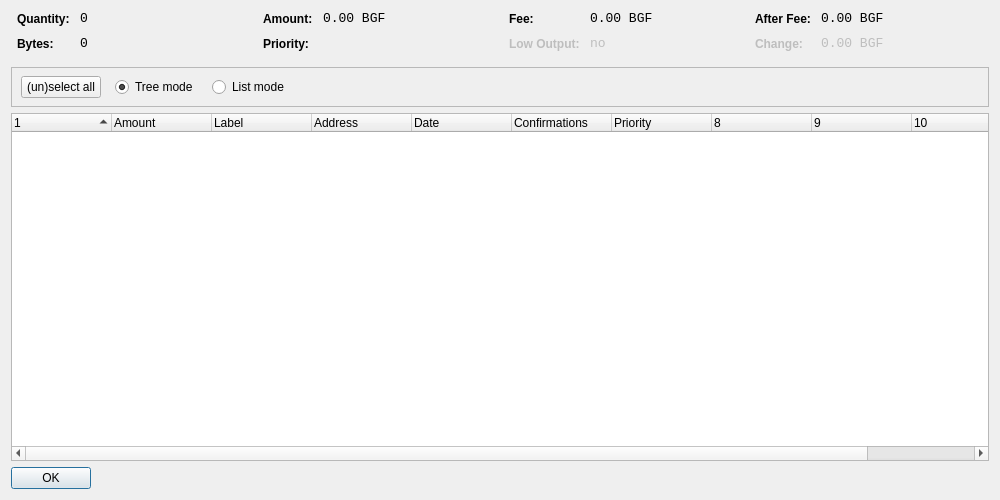
<?xml version="1.0" encoding="UTF-8"?>
<ui version="4.0">
 <class>CoinControlDialog</class>
 <widget class="QDialog" name="CoinControlDialog">
  <property name="geometry">
   <rect>
    <x>0</x>
    <y>0</y>
    <width>1000</width>
    <height>500</height>
   </rect>
  </property>
  <property name="windowTitle">
   <string>Coin Control</string>
  </property>
  <layout class="QVBoxLayout" name="verticalLayout">
   <item>
    <layout class="QHBoxLayout" name="horizontalLayoutTop" stretch="0,0,0,0">
     <property name="topMargin">
      <number>0</number>
     </property>
     <property name="bottomMargin">
      <number>10</number>
     </property>
     <item>
      <layout class="QFormLayout" name="formLayoutCoinControl1">
       <property name="horizontalSpacing">
        <number>10</number>
       </property>
       <property name="verticalSpacing">
        <number>10</number>
       </property>
       <property name="leftMargin">
        <number>6</number>
       </property>
       <property name="rightMargin">
        <number>6</number>
       </property>
       <item row="0" column="0">
        <widget class="QLabel" name="labelCoinControlQuantityText">
         <property name="styleSheet">
          <string notr="true">font-weight:bold;</string>
         </property>
         <property name="text">
          <string>Quantity:</string>
         </property>
        </widget>
       </item>
       <item row="0" column="1">
        <widget class="QLabel" name="labelCoinControlQuantity">
         <property name="font">
          <font>
           <family>Monospace</family>
           <pointsize>10</pointsize>
          </font>
         </property>
         <property name="cursor">
          <cursorShape>IBeamCursor</cursorShape>
         </property>
         <property name="contextMenuPolicy">
          <enum>Qt::ActionsContextMenu</enum>
         </property>
         <property name="text">
          <string notr="true">0</string>
         </property>
         <property name="textInteractionFlags">
          <set>Qt::LinksAccessibleByMouse|Qt::TextSelectableByKeyboard|Qt::TextSelectableByMouse</set>
         </property>
        </widget>
       </item>
       <item row="1" column="0">
        <widget class="QLabel" name="labelCoinControlBytesText">
         <property name="styleSheet">
          <string notr="true">font-weight:bold;</string>
         </property>
         <property name="text">
          <string>Bytes:</string>
         </property>
        </widget>
       </item>
       <item row="1" column="1">
        <widget class="QLabel" name="labelCoinControlBytes">
         <property name="font">
          <font>
           <family>Monospace</family>
           <pointsize>10</pointsize>
          </font>
         </property>
         <property name="cursor">
          <cursorShape>IBeamCursor</cursorShape>
         </property>
         <property name="contextMenuPolicy">
          <enum>Qt::ActionsContextMenu</enum>
         </property>
         <property name="text">
          <string notr="true">0</string>
         </property>
         <property name="textInteractionFlags">
          <set>Qt::LinksAccessibleByMouse|Qt::TextSelectableByKeyboard|Qt::TextSelectableByMouse</set>
         </property>
        </widget>
       </item>
      </layout>
     </item>
     <item>
      <layout class="QFormLayout" name="formLayoutCoinControl2">
       <property name="horizontalSpacing">
        <number>10</number>
       </property>
       <property name="verticalSpacing">
        <number>10</number>
       </property>
       <property name="leftMargin">
        <number>6</number>
       </property>
       <property name="rightMargin">
        <number>6</number>
       </property>
       <item row="0" column="0">
        <widget class="QLabel" name="labelCoinControlAmountText">
         <property name="styleSheet">
          <string notr="true">font-weight:bold;</string>
         </property>
         <property name="text">
          <string>Amount:</string>
         </property>
        </widget>
       </item>
       <item row="0" column="1">
        <widget class="QLabel" name="labelCoinControlAmount">
         <property name="font">
          <font>
           <family>Monospace</family>
           <pointsize>10</pointsize>
          </font>
         </property>
         <property name="cursor">
          <cursorShape>IBeamCursor</cursorShape>
         </property>
         <property name="contextMenuPolicy">
          <enum>Qt::ActionsContextMenu</enum>
         </property>
         <property name="text">
          <string notr="true">0.00 BGF</string>
         </property>
         <property name="textInteractionFlags">
          <set>Qt::LinksAccessibleByMouse|Qt::TextSelectableByKeyboard|Qt::TextSelectableByMouse</set>
         </property>
        </widget>
       </item>
       <item row="1" column="0">
        <widget class="QLabel" name="labelCoinControlPriorityText">
         <property name="styleSheet">
          <string notr="true">font-weight:bold;</string>
         </property>
         <property name="text">
          <string>Priority:</string>
         </property>
        </widget>
       </item>
       <item row="1" column="1">
        <widget class="QLabel" name="labelCoinControlPriority">
         <property name="font">
          <font>
           <family>Monospace</family>
           <pointsize>10</pointsize>
          </font>
         </property>
         <property name="cursor">
          <cursorShape>IBeamCursor</cursorShape>
         </property>
         <property name="contextMenuPolicy">
          <enum>Qt::ActionsContextMenu</enum>
         </property>
         <property name="text">
          <string/>
         </property>
         <property name="textInteractionFlags">
          <set>Qt::LinksAccessibleByMouse|Qt::TextSelectableByKeyboard|Qt::TextSelectableByMouse</set>
         </property>
        </widget>
       </item>
      </layout>
     </item>
     <item>
      <layout class="QFormLayout" name="formLayoutCoinControl3">
       <property name="horizontalSpacing">
        <number>10</number>
       </property>
       <property name="verticalSpacing">
        <number>10</number>
       </property>
       <property name="leftMargin">
        <number>6</number>
       </property>
       <property name="rightMargin">
        <number>6</number>
       </property>
       <item row="0" column="0">
        <widget class="QLabel" name="labelCoinControlFeeText">
         <property name="styleSheet">
          <string notr="true">font-weight:bold;</string>
         </property>
         <property name="text">
          <string>Fee:</string>
         </property>
        </widget>
       </item>
       <item row="0" column="1">
        <widget class="QLabel" name="labelCoinControlFee">
         <property name="font">
          <font>
           <family>Monospace</family>
           <pointsize>10</pointsize>
          </font>
         </property>
         <property name="cursor">
          <cursorShape>IBeamCursor</cursorShape>
         </property>
         <property name="contextMenuPolicy">
          <enum>Qt::ActionsContextMenu</enum>
         </property>
         <property name="text">
          <string notr="true">0.00 BGF</string>
         </property>
         <property name="textInteractionFlags">
          <set>Qt::LinksAccessibleByMouse|Qt::TextSelectableByKeyboard|Qt::TextSelectableByMouse</set>
         </property>
        </widget>
       </item>
       <item row="1" column="0">
        <widget class="QLabel" name="labelCoinControlLowOutputText">
         <property name="enabled">
          <bool>false</bool>
         </property>
         <property name="styleSheet">
          <string notr="true">font-weight:bold;</string>
         </property>
         <property name="text">
          <string>Low Output:</string>
         </property>
        </widget>
       </item>
       <item row="1" column="1">
        <widget class="QLabel" name="labelCoinControlLowOutput">
         <property name="enabled">
          <bool>false</bool>
         </property>
         <property name="font">
          <font>
           <family>Monospace</family>
           <pointsize>10</pointsize>
          </font>
         </property>
         <property name="cursor">
          <cursorShape>IBeamCursor</cursorShape>
         </property>
         <property name="contextMenuPolicy">
          <enum>Qt::ActionsContextMenu</enum>
         </property>
         <property name="text">
          <string notr="true">no</string>
         </property>
         <property name="textInteractionFlags">
          <set>Qt::LinksAccessibleByMouse|Qt::TextSelectableByKeyboard|Qt::TextSelectableByMouse</set>
         </property>
        </widget>
       </item>
      </layout>
     </item>
     <item>
      <layout class="QFormLayout" name="formLayoutCoinControl4">
       <property name="horizontalSpacing">
        <number>10</number>
       </property>
       <property name="verticalSpacing">
        <number>10</number>
       </property>
       <property name="leftMargin">
        <number>6</number>
       </property>
       <property name="rightMargin">
        <number>6</number>
       </property>
       <item row="0" column="0">
        <widget class="QLabel" name="labelCoinControlAfterFeeText">
         <property name="styleSheet">
          <string notr="true">font-weight:bold;</string>
         </property>
         <property name="text">
          <string>After Fee:</string>
         </property>
        </widget>
       </item>
       <item row="0" column="1">
        <widget class="QLabel" name="labelCoinControlAfterFee">
         <property name="font">
          <font>
           <family>Monospace</family>
           <pointsize>10</pointsize>
          </font>
         </property>
         <property name="cursor">
          <cursorShape>IBeamCursor</cursorShape>
         </property>
         <property name="contextMenuPolicy">
          <enum>Qt::ActionsContextMenu</enum>
         </property>
         <property name="text">
          <string notr="true">0.00 BGF</string>
         </property>
         <property name="textInteractionFlags">
          <set>Qt::LinksAccessibleByMouse|Qt::TextSelectableByKeyboard|Qt::TextSelectableByMouse</set>
         </property>
        </widget>
       </item>
       <item row="1" column="0">
        <widget class="QLabel" name="labelCoinControlChangeText">
         <property name="enabled">
          <bool>false</bool>
         </property>
         <property name="styleSheet">
          <string notr="true">font-weight:bold;</string>
         </property>
         <property name="text">
          <string>Change:</string>
         </property>
        </widget>
       </item>
       <item row="1" column="1">
        <widget class="QLabel" name="labelCoinControlChange">
         <property name="enabled">
          <bool>false</bool>
         </property>
         <property name="font">
          <font>
           <family>Monospace</family>
           <pointsize>10</pointsize>
          </font>
         </property>
         <property name="cursor">
          <cursorShape>IBeamCursor</cursorShape>
         </property>
         <property name="contextMenuPolicy">
          <enum>Qt::ActionsContextMenu</enum>
         </property>
         <property name="text">
          <string notr="true">0.00 BGF</string>
         </property>
         <property name="textInteractionFlags">
          <set>Qt::LinksAccessibleByMouse|Qt::TextSelectableByKeyboard|Qt::TextSelectableByMouse</set>
         </property>
        </widget>
       </item>
      </layout>
     </item>
    </layout>
   </item>
   <item>
    <widget class="QFrame" name="frame">
     <property name="minimumSize">
      <size>
       <width>0</width>
       <height>40</height>
      </size>
     </property>
     <property name="frameShape">
      <enum>QFrame::StyledPanel</enum>
     </property>
     <property name="frameShadow">
      <enum>QFrame::Sunken</enum>
     </property>
     <widget class="QWidget" name="horizontalLayoutWidget">
      <property name="geometry">
       <rect>
        <x>10</x>
        <y>0</y>
        <width>781</width>
        <height>41</height>
       </rect>
      </property>
      <layout class="QHBoxLayout" name="horizontalLayoutPanel" stretch="0,0,0,0,0">
       <property name="spacing">
        <number>14</number>
       </property>
       <item>
        <widget class="QPushButton" name="pushButtonSelectAll">
         <property name="sizePolicy">
          <sizepolicy hsizetype="Maximum" vsizetype="Fixed">
           <horstretch>0</horstretch>
           <verstretch>0</verstretch>
          </sizepolicy>
         </property>
         <property name="text">
          <string>(un)select all</string>
         </property>
        </widget>
       </item>
       <item>
        <widget class="QRadioButton" name="radioTreeMode">
         <property name="sizePolicy">
          <sizepolicy hsizetype="Maximum" vsizetype="Fixed">
           <horstretch>0</horstretch>
           <verstretch>0</verstretch>
          </sizepolicy>
         </property>
         <property name="text">
          <string>Tree mode</string>
         </property>
         <property name="checked">
          <bool>true</bool>
         </property>
        </widget>
       </item>
       <item>
        <widget class="QRadioButton" name="radioListMode">
         <property name="sizePolicy">
          <sizepolicy hsizetype="Maximum" vsizetype="Fixed">
           <horstretch>0</horstretch>
           <verstretch>0</verstretch>
          </sizepolicy>
         </property>
         <property name="text">
          <string>List mode</string>
         </property>
        </widget>
       </item>
       <item>
        <spacer name="horizontalSpacer">
         <property name="orientation">
          <enum>Qt::Horizontal</enum>
         </property>
         <property name="sizeHint" stdset="0">
          <size>
           <width>40</width>
           <height>20</height>
          </size>
         </property>
        </spacer>
       </item>
      </layout>
     </widget>
    </widget>
   </item>
   <item>
    <widget class="CoinControlTreeWidget" name="treeWidget">
     <property name="contextMenuPolicy">
      <enum>Qt::CustomContextMenu</enum>
     </property>
     <property name="sortingEnabled">
      <bool>false</bool>
     </property>
     <property name="columnCount">
      <number>11</number>
     </property>
     <attribute name="headerShowSortIndicator" stdset="0">
      <bool>true</bool>
     </attribute>
     <attribute name="headerStretchLastSection">
      <bool>false</bool>
     </attribute>
     <column>
      <property name="text">
       <string/>
      </property>
     </column>
     <column>
      <property name="text">
       <string>Amount</string>
      </property>
     </column>
     <column>
      <property name="text">
       <string>Label</string>
      </property>
     </column>
     <column>
      <property name="text">
       <string>Address</string>
      </property>
     </column>
     <column>
      <property name="text">
       <string>Date</string>
      </property>
     </column>
     <column>
      <property name="text">
       <string>Confirmations</string>
      </property>
      <property name="toolTip">
       <string>Confirmed</string>
      </property>
     </column>
     <column>
      <property name="text">
       <string>Priority</string>
      </property>
     </column>
     <column>
      <property name="text">
       <string/>
      </property>
     </column>
     <column>
      <property name="text">
       <string/>
      </property>
     </column>
     <column>
      <property name="text">
       <string/>
      </property>
     </column>
     <column>
      <property name="text">
       <string/>
      </property>
     </column>
    </widget>
   </item>
   <item>
    <widget class="QDialogButtonBox" name="buttonBox">
     <property name="sizePolicy">
      <sizepolicy hsizetype="Maximum" vsizetype="Fixed">
       <horstretch>0</horstretch>
       <verstretch>0</verstretch>
      </sizepolicy>
     </property>
     <property name="orientation">
      <enum>Qt::Horizontal</enum>
     </property>
     <property name="standardButtons">
      <set>QDialogButtonBox::Ok</set>
     </property>
    </widget>
   </item>
  </layout>
 </widget>
 <customwidgets>
  <customwidget>
   <class>CoinControlTreeWidget</class>
   <extends>QTreeWidget</extends>
   <header>coincontroltreewidget.h</header>
  </customwidget>
 </customwidgets>
 <resources/>
 <connections/>
</ui>
